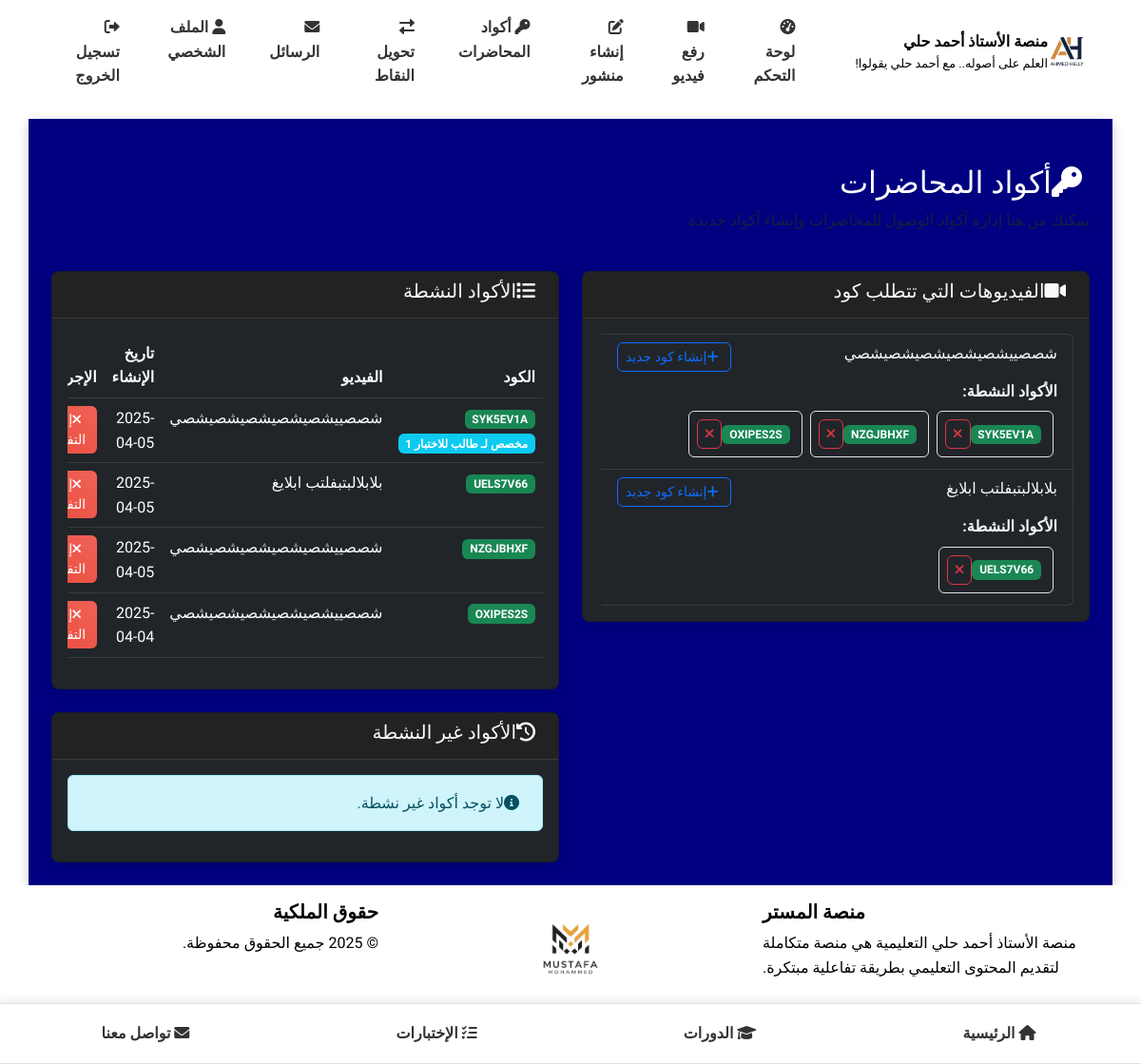
The app's page /admin/lecture_codes (signed in), older data.
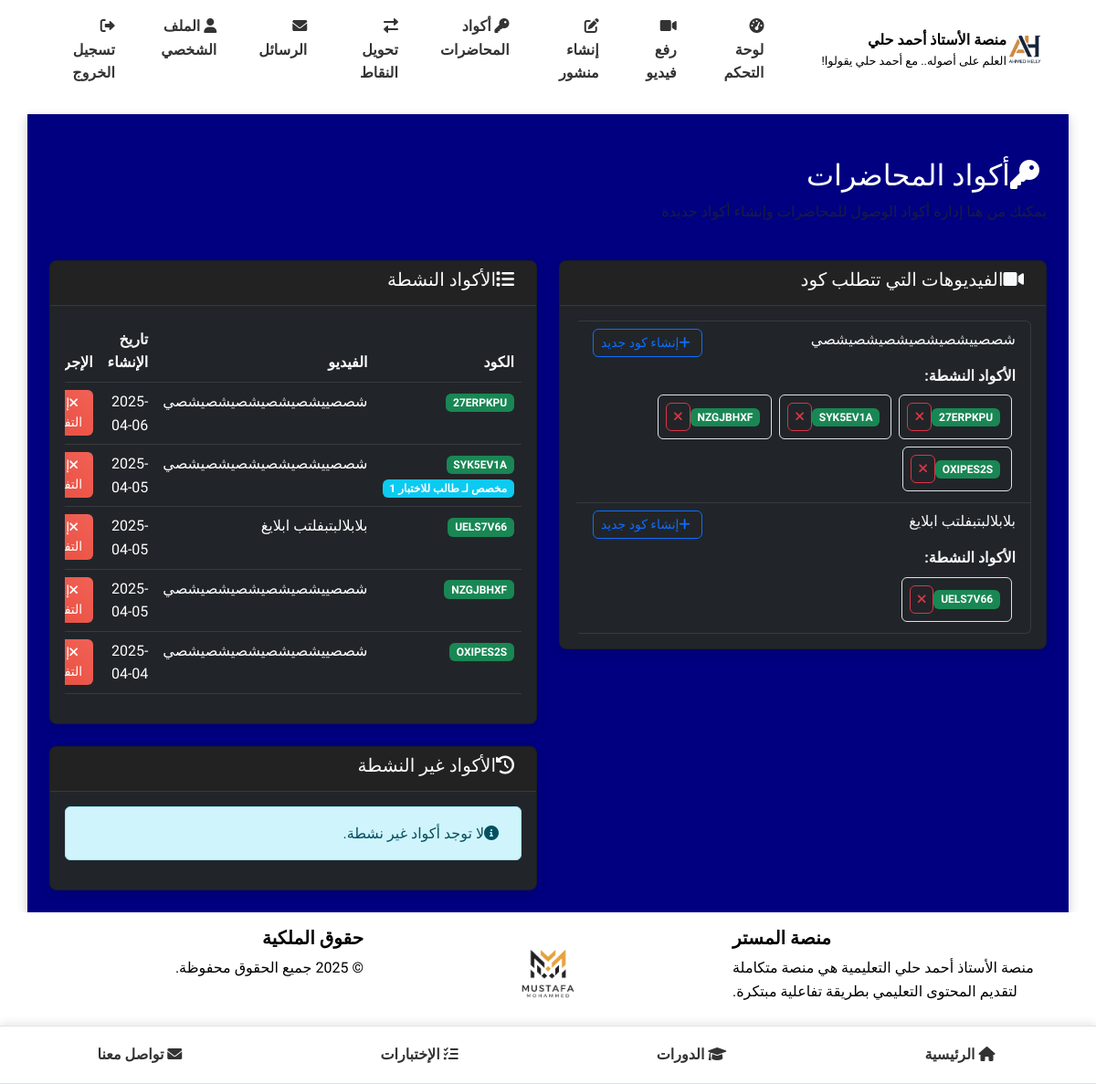
The same page, newer data.
### models.py (models this page shows, shortened)
class Video(db.Model):
    __tablename__ = 'videos'
    id = db.Column(db.Integer, primary_key=True)
    title = db.Column(db.String(100), nullable=False)
    url = db.Column(db.String(200), nullable=True)  # يمكن أن يكون فارغًا في حالة رفع ملف
    file_path = db.Column(db.String(200), nullable=True)  # مسار الملف المرفوع
    description = db.Column(db.Text)
    uploaded_by = db.Column(db.Integer, db.ForeignKey('users.id'), nullable=False)
    created_at = db.Column(db.DateTime, default=datetime.utcnow)
    requires_code = db.Column(db.Boolean, default=True)  # هل تتطلب المحاضرة كود للوصول
    points_cost = db.Column(db.Integer, default=0)  # تكلفة الفيديو بالنقاط
    comments = db.relationship('Comment', backref='video', lazy='dynamic', cascade='all, delete-orphan')

class LectureCode(db.Model):
    __tablename__ = 'lecture_codes'
    id = db.Column(db.Integer, primary_key=True)
    video_id = db.Column(db.Integer, db.ForeignKey('videos.id'), nullable=False)
    code = db.Column(db.String(20), nullable=False, unique=True)
    created_at = db.Column(db.DateTime, default=datetime.utcnow)
    is_active = db.Column(db.Boolean, default=True)
    assigned_to = db.Column(db.Integer, db.ForeignKey('users.id'), nullable=True)  # يمكن تعيين رمز لطالب محدد
    is_used = db.Column(db.Boolean, default=False)  # تم استخدام الرمز ام لا
    video = db.relationship('Video', backref=db.backref('access_codes', lazy='dynamic'))
    student = db.relationship('User', backref=db.backref('assigned_codes', lazy='dynamic'), foreign_keys=[assigned_to])

class User(UserMixin, db.Model):
    __tablename__ = 'users'
    id = db.Column(db.Integer, primary_key=True)
    username = db.Column(db.String(64), unique=True, nullable=False)
    full_name = db.Column(db.String(100), nullable=True)  # الاسم الثلاثي
    email = db.Column(db.String(100), nullable=True)  # البريد الإلكتروني للاستعادة
    phone = db.Column(db.String(20), nullable=True)   # رقم الهاتف للاستعادة
    password_hash = db.Column(db.String(256), nullable=False)
    role = db.Column(db.String(20), nullable=False)  # 'admin' or 'student'
    points = db.Column(db.Integer, default=0)  # نقاط المحفظة
    reset_token = db.Column(db.String(100), nullable=True)  # رمز استعادة كلمة المرور
    reset_token_expiry = db.Column(db.DateTime, nullable=True)  # تاريخ انتهاء صلاحية الرمز
    created_at = db.Column(db.DateTime, default=datetime.utcnow)  # تاريخ إنشاء الحساب
    videos = db.relationship('Video', backref='uploader', lazy='dynamic')
    comments = db.relationship('Comment', backref='author', lazy='dynamic')
    posts = db.relationship('Post', backref='author', lazy='dynamic')
    video_views = db.relationship('VideoView', backref='viewer', lazy='dynamic')
    def is_admin(self):
        return self.role == 'admin'

### routes.py (the view)
@admin_bp.route('/lecture_codes')
@login_required
def lecture_codes():
    if not current_user.is_admin():
        abort(403)
    videos = Video.query.filter_by(requires_code=True).all()
    active_codes = LectureCode.query.filter_by(is_active=True).order_by(LectureCode.created_at.desc()).all()
    inactive_codes = LectureCode.query.filter_by(is_active=False).order_by(LectureCode.created_at.desc()).all()
    return render_template(
        'admin/lecture_codes.html',
        videos=videos,
        active_codes=active_codes,
        inactive_codes=inactive_codes
    )

### templates/admin/lecture_codes.html (shortened to what this page needs)
{% extends 'base.html' %}
{% block content %}
<div class="container mt-4">
    <div class="row mb-4">
        <div class="col">
            <h2><i class="fas fa-key me-2"></i>أكواد المحاضرات</h2>
            <p class="text-muted">يمكنك من هنا إدارة أكواد الوصول للمحاضرات وإنشاء أكواد جديدة</p>
        </div>
    </div>
    <div class="row">
        <div class="col-lg-6">
            <div class="card bg-dark mb-4">
                <div class="card-header">
                    <h5><i class="fas fa-video me-2"></i>الفيديوهات التي تتطلب كود</h5>
                </div>
                <div class="card-body">
                    {% if videos %}
                        <div class="list-group">
                            {% for video in videos %}
                                <div class="list-group-item bg-dark">
                                    <div class="d-flex justify-content-between align-items-center">
                                        <h6>{{ video.title }}</h6>
                                        <a href="{{ url_for('admin.create_lecture_code', video_id=video.id) }}" class="btn btn-sm btn-outline-primary">
                                            <i class="fas fa-plus me-1"></i>إنشاء كود جديد
                                        </a>
                                    </div>
                                    {% set active_video_codes = active_codes|selectattr('video_id', 'equalto', video.id)|list %}
                                    {% if active_video_codes %}
                                        <div class="mt-2">
                                            <strong>الأكواد النشطة:</strong>
                                            <div class="d-flex flex-wrap mt-1">
                                                {% for code in active_video_codes %}
                                                    <div class="d-flex align-items-center m-1 p-2 border rounded">
                                                        <span class="badge bg-success me-1">{{ code.code }}</span>
                                                        <a href="{{ url_for('admin.deactivate_code', code_id=code.id) }}" class="btn btn-sm btn-outline-danger">
                                                            <i class="fas fa-times"></i>
                                                        </a>
                                                    </div>
                                                {% endfor %}
                                            </div>
                                        </div>
                                    {% endif %}
                                </div>
                            {% endfor %}
                        </div>
                    {% else %}
                        <div class="alert alert-info">
                            <i class="fas fa-info-circle me-2"></i>لا توجد فيديوهات تتطلب كود للوصول.
                        </div>
                    {% endif %}
                </div>
            </div>
        </div>
        <div class="col-lg-6">
            <div class="card bg-dark mb-4">
                <div class="card-header">
                    <h5><i class="fas fa-list me-2"></i>الأكواد النشطة</h5>
                </div>
                <div class="card-body">
                    {% if active_codes %}
                        <div class="table-responsive">
                            <table class="table table-dark table-hover">
                                <thead>
                                    <tr>
                                        <th>الكود</th>
                                        <th>الفيديو</th>
                                        <th>تاريخ الإنشاء</th>
                                        <th>الإجراءات</th>
                                    </tr>
                                </thead>
                                <tbody>
                                    {% for code in active_codes %}
                                        <tr>
                                            <td>
                                                <span class="badge bg-success">{{ code.code }}</span>
                                                {% if code.assigned_to %}
                                                    <span class="badge bg-info">مخصص لـ {{ code.student.full_name }}</span>
                                                {% endif %}
                                            </td>
                                            <td>{{ code.video.title }}</td>
                                            <td>{{ code.created_at.strftime('%Y-%m-%d') }}</td>
                                            <td>
                                                <a href="{{ url_for('admin.deactivate_code', code_id=code.id) }}" class="btn btn-sm btn-danger">
                                                    <i class="fas fa-times me-1"></i>إلغاء التفعيل
                                                </a>
                                            </td>
                                        </tr>
                                    {% endfor %}
                                </tbody>
                            </table>
                        </div>
                    {% else %}
                        <div class="alert alert-info">
                            <i class="fas fa-info-circle me-2"></i>لا توجد أكواد نشطة حالياً.
                        </div>
                    {% endif %}
                </div>
            </div>
            <div class="card bg-dark">
                <div class="card-header">
                    <h5><i class="fas fa-history me-2"></i>الأكواد غير النشطة</h5>
                </div>
                <div class="card-body">
                    {% if inactive_codes %}
                        <div class="table-responsive">
                            <table class="table table-dark table-hover">
                                <thead>
                                    <tr>
                                        <th>الكود</th>
                                        <th>الفيديو</th>
                                        <th>تاريخ الإنشاء</th>
                                    </tr>
                                </thead>
                                <tbody>
                                    {% for code in inactive_codes %}
                                        <tr>
                                            <td>
                                                <span class="badge bg-secondary">{{ code.code }}</span>
                                            </td>
                                            <td>{{ code.video.title }}</td>
                                            <td>{{ code.created_at.strftime('%Y-%m-%d') }}</td>
                                        </tr>
                                    {% endfor %}
                                </tbody>
                            </table>
                        </div>
                    {% else %}
                        <div class="alert alert-info">
                            <i class="fas fa-info-circle me-2"></i>لا توجد أكواد غير نشطة.
                        </div>
                    {% endif %}
                </div>
            </div>
        </div>
    </div>
</div>
{% endblock %}

Row changes from the older to the newer data that the page shows:
added LectureCode: code "27ERPKPU", video "شصصييشصيشصيشصيشصيشصي", created_at "2025-04-06"
